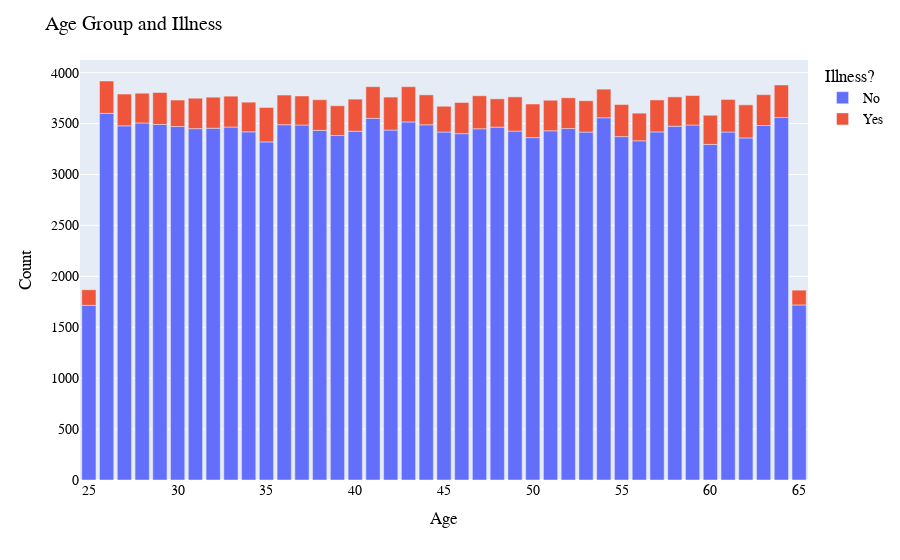

Write notebook code for a chart like this one.
### Code cell
fig = px.bar(data_frame = age_illness,
             x = 'Age', y = 'Number',color = 'Illness')

fig.update_layout(title = 'Age Group and Illness',
                  yaxis_title = 'Count',
                  legend_title = 'Illness?',
                  font = dict(family = "Courier New, monospace",
                              size = 14, color = 'black')
                  )

fig.show()

### Figure 1 — Plotly figure (JSON) as saved in the notebook; plotly's stock layout.template omitted (floating-point values rounded to 4 significant figures)
{"data": [{"alignmentgroup": "True", "hovertemplate": "Illness=No<br>Age=%{x}<br>Number=%{y}<extra></extra>", "legendgroup": "No", "marker": {"color": "#636efa", "pattern": {"shape": ""}}, "name": "No", "offsetgroup": "No", "orientation": "v", "showlegend": true, "textposition": "auto", "type": "bar", "x": [25, 26, 27, 28, 29, 30, 31, 32, 33, 34, 35, 36, 37, 38, 39, 40, 41, 42, 43, 44, 45, 46, 47, 48, 49, 50, 51, 52, 53, 54, 55, 56, 57, 58, 59, 60, 61, 62, 63, 64, 65], "xaxis": "x", "y": [1715, 3600, 3478, 3506, 3491, 3471, 3450, 3454, 3466, 3419, 3320, 3489, 3486, 3433, 3383, 3425, 3551, 3436, 3516, 3488, 3417, 3401, 3449, 3465, 3426, 3362, 3429, 3451, 3416, 3557, 3372, 3331, 3418, 3474, 3486, 3295, 3417, 3359, 3481, 3559, 1719], "yaxis": "y"}, {"alignmentgroup": "True", "hovertemplate": "Illness=Yes<br>Age=%{x}<br>Number=%{y}<extra></extra>", "legendgroup": "Yes", "marker": {"color": "#EF553B", "pattern": {"shape": ""}}, "name": "Yes", "offsetgroup": "Yes", "orientation": "v", "showlegend": true, "textposition": "auto", "type": "bar", "x": [25, 26, 27, 28, 29, 30, 31, 32, 33, 34, 35, 36, 37, 38, 39, 40, 41, 42, 43, 44, 45, 46, 47, 48, 49, 50, 51, 52, 53, 54, 55, 56, 57, 58, 59, 60, 61, 62, 63, 64, 65], "xaxis": "x", "y": [153, 318, 312, 292, 314, 260, 299, 305, 303, 291, 338, 291, 285, 301, 292, 315, 311, 324, 346, 294, 253, 306, 324, 278, 336, 330, 300, 302, 308, 281, 315, 271, 314, 288, 289, 287, 320, 325, 303, 320, 145], "yaxis": "y"}], "layout": {"barmode": "relative", "font": {"color": "black", "family": "Courier New, monospace", "size": 14}, "legend": {"title": {"text": "Illness?"}, "tracegroupgap": 0}, "margin": {"t": 60}, "title": {"text": "Age Group and Illness"}, "xaxis": {"anchor": "y", "domain": [0, 1], "title": {"text": "Age"}}, "yaxis": {"anchor": "x", "domain": [0, 1], "title": {"text": "Count"}}}}
